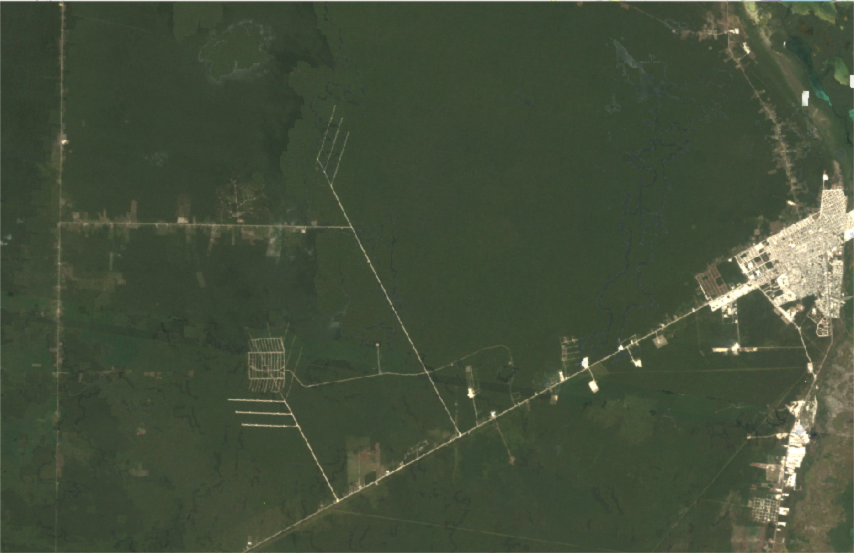
#> input picture Myworkout/colorseg/img/1985.png, 1708 x 1106 px (shown at 1/2 size)
$ python defores1.py
#> lines starting #> are read from the running program, lines starting #| are printed output that depends on the picture
import cv2
import matplotlib.pyplot as plt
import numpy as np

# Read the image in color
image1 = cv2.imread('img/1985.png', cv2.IMREAD_COLOR)
#> image1 is the input picture: shape (1106, 1708, 3); mean B, G, R 58.6, 79.3, 68.7
image4 = cv2.imread('img/2011.png', cv2.IMREAD_COLOR)
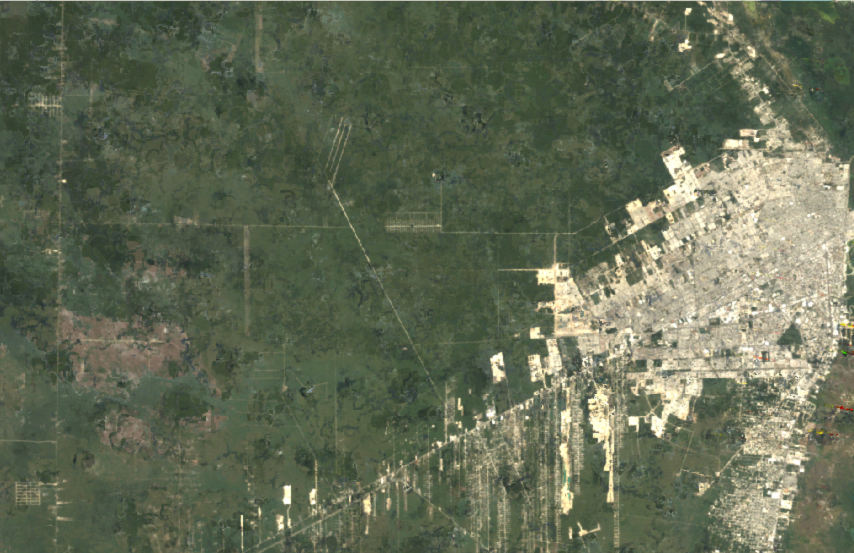
#> input picture Myworkout/colorseg/img/2011.png, 1708 x 1106 px (shown at 1/2 size)
#> image4 is the input picture: shape (1106, 1708, 3); mean B, G, R 84.8, 106.9, 98.7

b1, g1, r1 = cv2.split(image1)
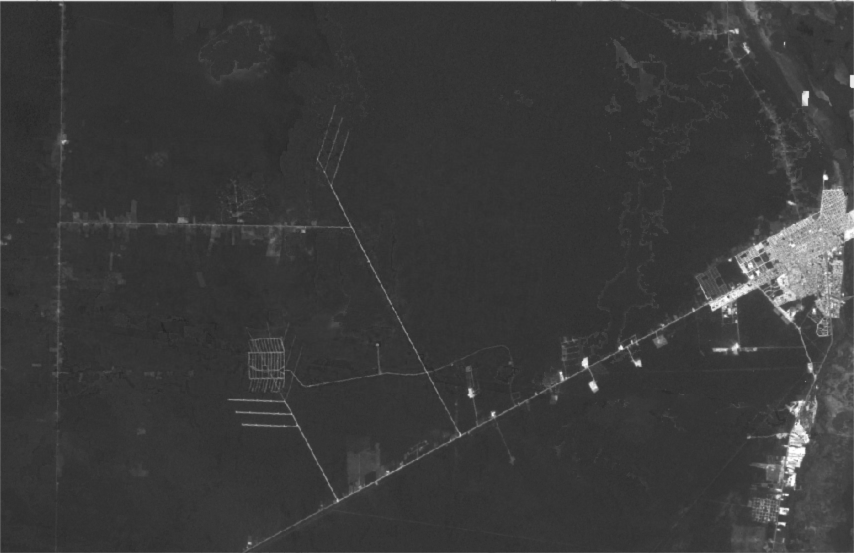
#> b1: shape (1106, 1708) (shown at 1/2 size); min 28, max 255, mean 58.6
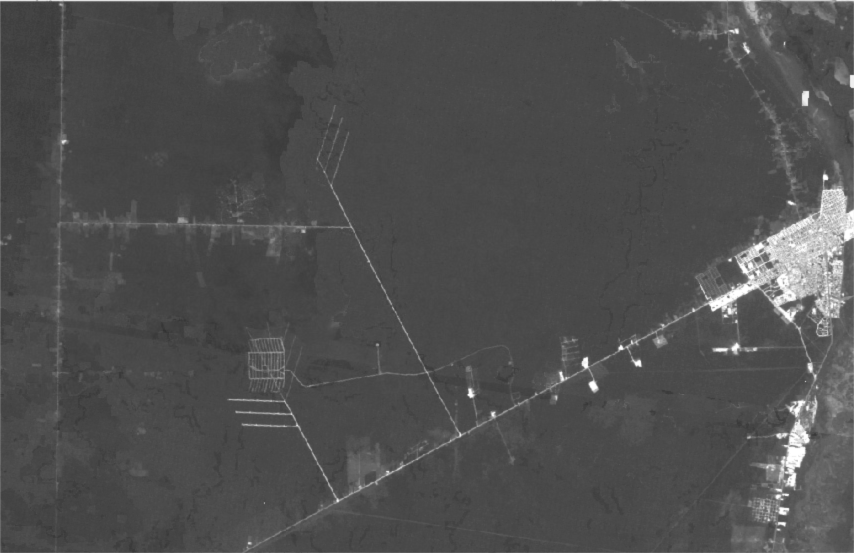
#> g1: shape (1106, 1708) (shown at 1/2 size); min 49, max 255, mean 79.3
b4, g4, r4 = cv2.split(image4)
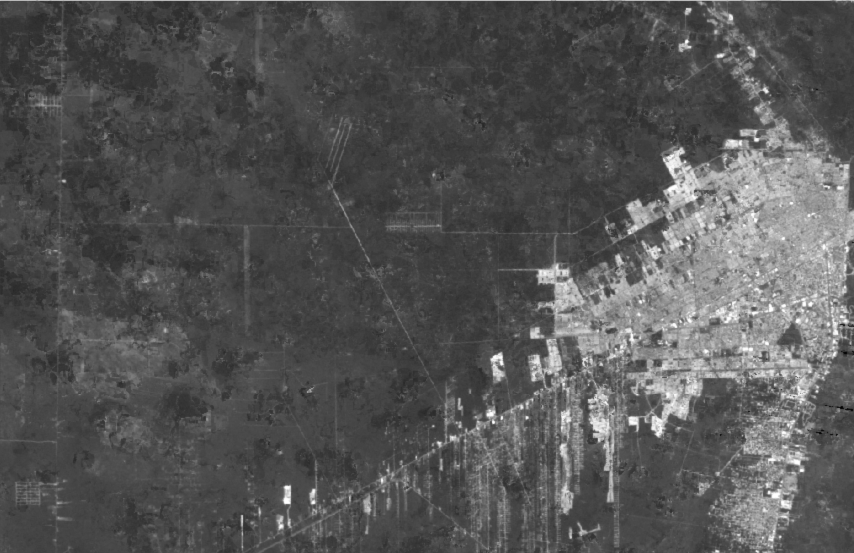
#> b4: shape (1106, 1708) (shown at 1/2 size); min 0, max 255, mean 84.8
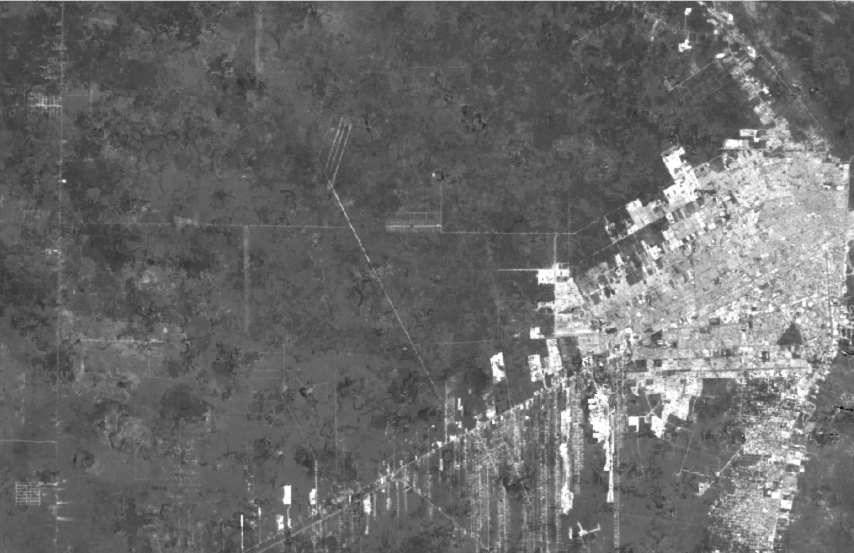
#> g4: shape (1106, 1708) (shown at 1/2 size); min 0, max 255, mean 106.9

# Show the channels.
plt.figure(figsize = [20, 15])
plt.subplot(331); plt.imshow(image1[:, :, ::-1]); plt.title('Original 1985')
plt.subplot(332); plt.imshow(image4[:, :, ::-1]); plt.title('Original 2011')

plt.subplot(334); plt.imshow(r1); plt.title('Red Channel - 1985')
plt.subplot(335); plt.imshow(g1); plt.title('Green Channel - 1985')
plt.subplot(336); plt.imshow(b1); plt.title('Blue Channel - 1985')

plt.subplot(337); plt.imshow(r4); plt.title('Red Channel - 2011')
plt.subplot(338); plt.imshow(g4); plt.title('Green Channel - 2011')
plt.subplot(339); plt.imshow(b4); plt.title('Blue Channel - 2011')

plt.show()
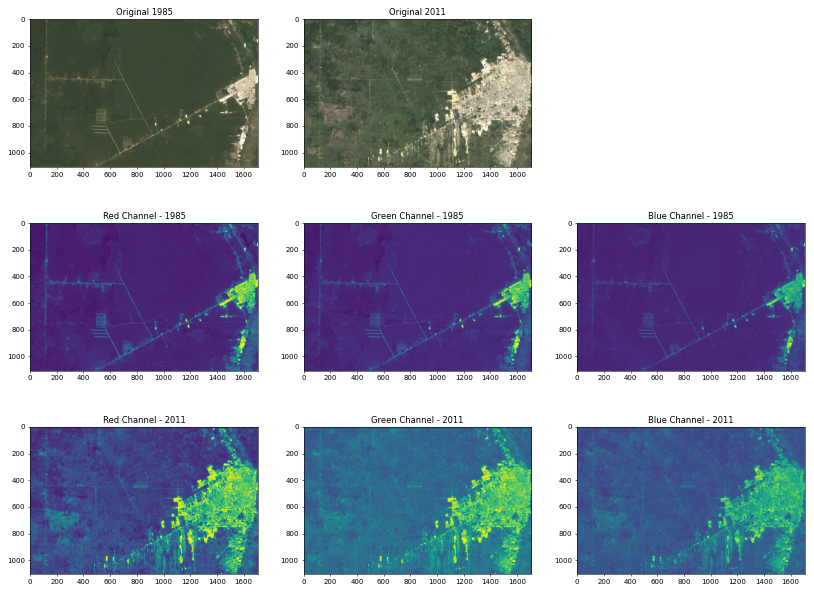
#> figure drawn by matplotlib, 8 panels


def draw_image_histogram_bgr(image, title='', yscale='linear'):
    """Utility to plot bgr histograms for all color channels independently."""
    histB = cv2.calcHist([image], [0], None, [256], [0, 255])
    histG = cv2.calcHist([image], [1], None, [256], [0, 255])
    histR = cv2.calcHist([image], [2], None, [256], [0, 255])

    # Plot the histograms for each channel.
    fig = plt.figure(figsize=[20, 5])
    fig.suptitle(title)

    ax = fig.add_subplot(1, 3, 1)
    ax.set_yscale(yscale)
    plt.plot(histB, color='b', label='Blue')
    ax.grid()
    ax.legend()

    ax = fig.add_subplot(1, 3, 2)
    ax.set_yscale(yscale)
    plt.plot(histG, color='g', label='Green')
    ax.grid()
    ax.legend()

    ax = fig.add_subplot(1, 3, 3)
    ax.set_yscale(yscale)
    plt.plot(histR, color='r', label='Red')
    ax.grid()
    ax.legend()

    plt.show()
